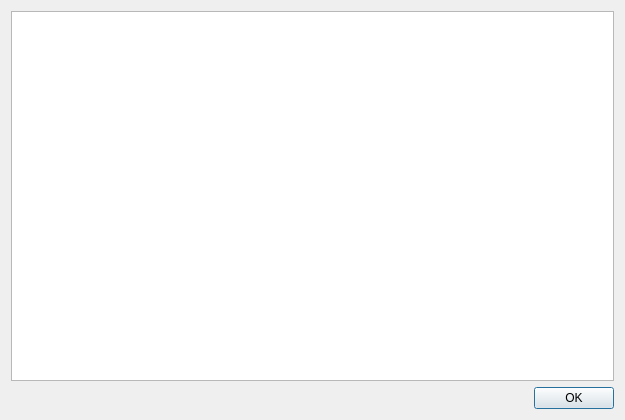
<?xml version="1.0" encoding="UTF-8"?>
<ui version="4.0">
 <class>SearchResultDialog</class>
 <widget class="QDialog" name="SearchResultDialog">
  <property name="geometry">
   <rect>
    <x>0</x>
    <y>0</y>
    <width>625</width>
    <height>420</height>
   </rect>
  </property>
  <property name="windowTitle">
   <string>Результаты поиска</string>
  </property>
  <layout class="QVBoxLayout" name="verticalLayout">
   <item>
    <widget class="QListView" name="listView"/>
   </item>
   <item>
    <widget class="QDialogButtonBox" name="buttonBox">
     <property name="orientation">
      <enum>Qt::Horizontal</enum>
     </property>
     <property name="standardButtons">
      <set>QDialogButtonBox::Ok</set>
     </property>
    </widget>
   </item>
  </layout>
 </widget>
 <resources/>
 <connections>
  <connection>
   <sender>buttonBox</sender>
   <signal>accepted()</signal>
   <receiver>SearchResultDialog</receiver>
   <slot>accept()</slot>
   <hints>
    <hint type="sourcelabel">
     <x>248</x>
     <y>254</y>
    </hint>
    <hint type="destinationlabel">
     <x>157</x>
     <y>274</y>
    </hint>
   </hints>
  </connection>
  <connection>
   <sender>buttonBox</sender>
   <signal>rejected()</signal>
   <receiver>SearchResultDialog</receiver>
   <slot>reject()</slot>
   <hints>
    <hint type="sourcelabel">
     <x>316</x>
     <y>260</y>
    </hint>
    <hint type="destinationlabel">
     <x>286</x>
     <y>274</y>
    </hint>
   </hints>
  </connection>
 </connections>
</ui>
